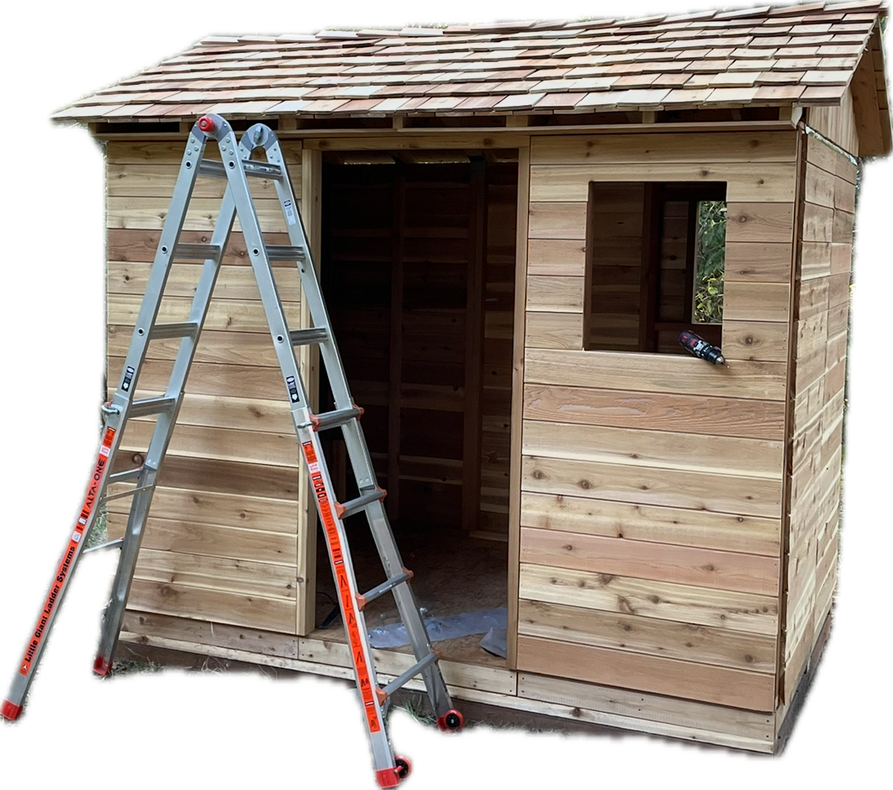
#> input picture image1.png, 893 x 790 px, shrunk from 1062 x 940 before the run
$ python shape_outside.py image1.png
#> lines starting #> are read from the running program, lines starting #| are printed output that depends on the picture
from PIL import Image, ImageFilter
import numpy as np
import sys
from scipy.spatial import ConvexHull

def generate_shape_outside_coordinates(image_path):
    # Open the image
#> called with image_path = 'image1.png'
    image = Image.open(image_path).convert('RGBA')
#> image is the input picture: PIL image 893x790 RGBA; mean R, G, B, A 97.1, 86.6, 76.9, 188.3

    # Extract the alpha channel
    alpha = image.split()[3]
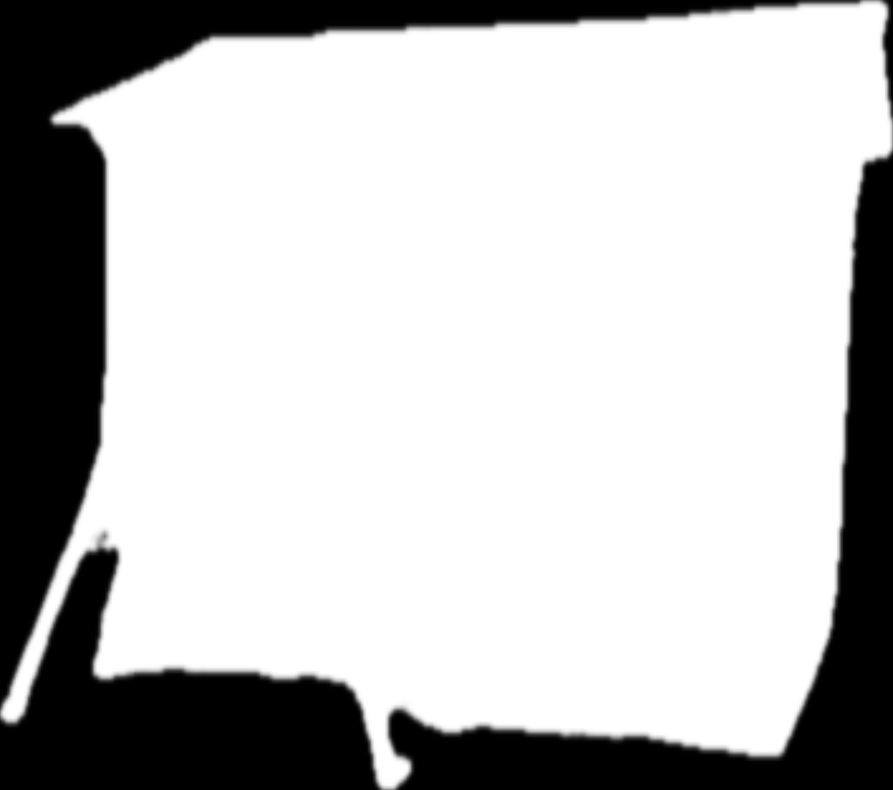
#> alpha: PIL image 893x790 L; min 0, max 255, mean 188.3

    # Find edges in the alpha channel
    edges = alpha.filter(ImageFilter.FIND_EDGES)
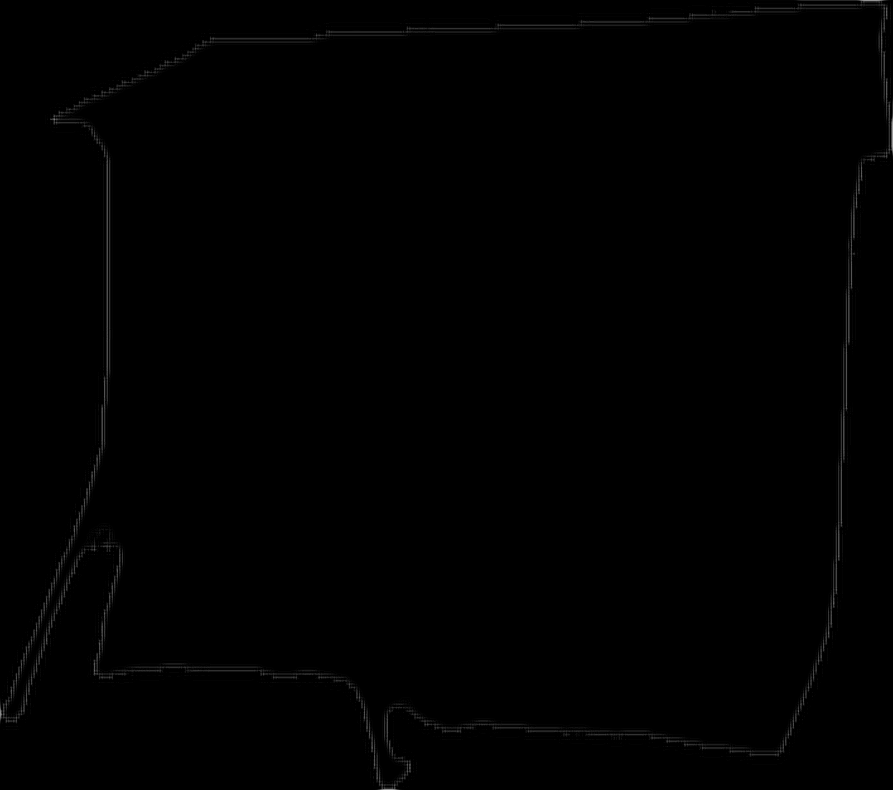
#> edges: PIL image 893x790 L; min 0, max 156, mean 0.8

    # Convert edges to numpy array
    edges_array = np.array(edges)

    # Get the coordinates of the non-transparent pixels
    coordinates = np.column_stack(np.where(edges_array > 0))
#> coordinates = 27676 pairs, first value 0 to 789, second value 0 to 892

    # Normalize coordinates to percentages
    height, width = edges_array.shape
#> height = 790; width = 893
    normalized_coordinates = [(x / width * 100, y / height * 100) for y, x in coordinates]
#> normalized_coordinates = 27676 items

    # Use ConvexHull to sort the coordinates around the perimeter
    hull = ConvexHull(normalized_coordinates)
    hull_coordinates = [normalized_coordinates[i] for i in hull.vertices]
#> hull_coordinates = 29 pairs, first value 0 to 99.89, second value 0 to 99.87

    # Format coordinates for CSS
    css_coordinates = ', '.join([f'{x:.2f}% {y:.2f}%' for x, y in hull_coordinates])

    print(f'shape-outside: polygon({css_coordinates});')
#> (printed output is left out)
    return f'shape-outside: polygon({css_coordinates});'

if __name__== "__main__":
    generate_shape_outside_coordinates(sys.argv[1])
